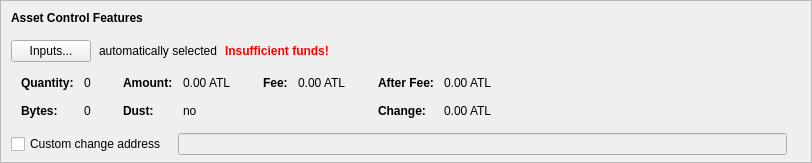
    <widget class="QFrame" name="frameAssetControl">
     <property name="sizePolicy">
      <sizepolicy hsizetype="Expanding" vsizetype="Expanding">
       <horstretch>0</horstretch>
       <verstretch>0</verstretch>
      </sizepolicy>
     </property>
     <property name="maximumSize">
      <size>
       <width>16777215</width>
       <height>16777215</height>
      </size>
     </property>
     <property name="frameShape">
      <enum>QFrame::StyledPanel</enum>
     </property>
     <property name="frameShadow">
      <enum>QFrame::Sunken</enum>
     </property>
     <layout class="QVBoxLayout" name="verticalLayoutAssetControl2">
      <property name="spacing">
       <number>0</number>
      </property>
      <property name="leftMargin">
       <number>0</number>
      </property>
      <property name="topMargin">
       <number>0</number>
      </property>
      <property name="rightMargin">
       <number>0</number>
      </property>
      <property name="bottomMargin">
       <number>6</number>
      </property>
      <item>
       <layout class="QVBoxLayout" name="verticalLayoutAssetControl" stretch="0,0,0,0,1">
        <property name="spacing">
         <number>0</number>
        </property>
        <property name="leftMargin">
         <number>10</number>
        </property>
        <property name="topMargin">
         <number>10</number>
        </property>
        <item>
         <layout class="QHBoxLayout" name="horizontalLayoutAssetControl1">
          <property name="bottomMargin">
           <number>15</number>
          </property>
          <item>
           <widget class="QLabel" name="labelAssetControlFeatures">
            <property name="sizePolicy">
             <sizepolicy hsizetype="Preferred" vsizetype="Maximum">
              <horstretch>0</horstretch>
              <verstretch>0</verstretch>
             </sizepolicy>
            </property>
            <property name="font">
             <font>
              <weight>75</weight>
              <bold>true</bold>
             </font>
            </property>
            <property name="styleSheet">
             <string notr="true">font-weight:bold;</string>
            </property>
            <property name="text">
             <string>Asset Control Features</string>
            </property>
           </widget>
          </item>
         </layout>
        </item>
        <item>
         <layout class="QHBoxLayout" name="horizontalLayoutAssetControl2" stretch="0,0,0,0">
          <property name="spacing">
           <number>8</number>
          </property>
          <property name="bottomMargin">
           <number>10</number>
          </property>
          <item>
           <widget class="QPushButton" name="pushButtonAssetControl">
            <property name="styleSheet">
             <string notr="true"/>
            </property>
            <property name="text">
             <string>Inputs...</string>
            </property>
            <property name="autoDefault">
             <bool>false</bool>
            </property>
           </widget>
          </item>
          <item>
           <widget class="QLabel" name="labelAssetControlAutomaticallySelected">
            <property name="text">
             <string>automatically selected</string>
            </property>
            <property name="margin">
             <number>5</number>
            </property>
           </widget>
          </item>
          <item>
           <widget class="QLabel" name="labelAssetControlInsuffFunds">
            <property name="font">
             <font>
              <weight>75</weight>
              <bold>true</bold>
             </font>
            </property>
            <property name="styleSheet">
             <string notr="true">color:red;font-weight:bold;</string>
            </property>
            <property name="text">
             <string>Insufficient funds!</string>
            </property>
            <property name="margin">
             <number>5</number>
            </property>
           </widget>
          </item>
          <item>
           <spacer name="horizontalSpacerAssetControl">
            <property name="orientation">
             <enum>Qt::Horizontal</enum>
            </property>
            <property name="sizeHint" stdset="0">
             <size>
              <width>40</width>
              <height>1</height>
             </size>
            </property>
           </spacer>
          </item>
         </layout>
        </item>
        <item>
         <widget class="QWidget" name="widgetAssetControl" native="true">
          <property name="sizePolicy">
           <sizepolicy hsizetype="Preferred" vsizetype="Preferred">
            <horstretch>0</horstretch>
            <verstretch>0</verstretch>
           </sizepolicy>
          </property>
          <property name="minimumSize">
           <size>
            <width>0</width>
            <height>0</height>
           </size>
          </property>
          <property name="styleSheet">
           <string notr="true"/>
          </property>
          <layout class="QHBoxLayout" name="horizontalLayoutAssetControl5">
           <property name="leftMargin">
            <number>0</number>
           </property>
           <property name="topMargin">
            <number>0</number>
           </property>
           <property name="rightMargin">
            <number>0</number>
           </property>
           <property name="bottomMargin">
            <number>0</number>
           </property>
           <item>
            <layout class="QHBoxLayout" name="horizontalLayoutAssetControl3" stretch="0,0,0,1">
             <property name="spacing">
              <number>20</number>
             </property>
             <property name="topMargin">
              <number>0</number>
             </property>
             <property name="bottomMargin">
              <number>10</number>
             </property>
             <item>
              <layout class="QFormLayout" name="formLayoutAssetControl1">
               <property name="horizontalSpacing">
                <number>10</number>
               </property>
               <property name="verticalSpacing">
                <number>14</number>
               </property>
               <property name="leftMargin">
                <number>10</number>
               </property>
               <property name="topMargin">
                <number>4</number>
               </property>
               <property name="rightMargin">
                <number>6</number>
               </property>
               <item row="0" column="0">
                <widget class="QLabel" name="labelAssetControlQuantityText">
                 <property name="font">
                  <font>
                   <weight>75</weight>
                   <bold>true</bold>
                  </font>
                 </property>
                 <property name="text">
                  <string>Quantity:</string>
                 </property>
                 <property name="margin">
                  <number>0</number>
                 </property>
                </widget>
               </item>
               <item row="0" column="1">
                <widget class="QLabel" name="labelAssetControlQuantity">
                 <property name="cursor">
                  <cursorShape>IBeamCursor</cursorShape>
                 </property>
                 <property name="contextMenuPolicy">
                  <enum>Qt::ActionsContextMenu</enum>
                 </property>
                 <property name="text">
                  <string notr="true">0</string>
                 </property>
                 <property name="margin">
                  <number>0</number>
                 </property>
                 <property name="textInteractionFlags">
                  <set>Qt::LinksAccessibleByMouse|Qt::TextSelectableByKeyboard|Qt::TextSelectableByMouse</set>
                 </property>
                </widget>
               </item>
               <item row="1" column="0">
                <widget class="QLabel" name="labelAssetControlBytesText">
                 <property name="font">
                  <font>
                   <weight>75</weight>
                   <bold>true</bold>
                  </font>
                 </property>
                 <property name="text">
                  <string>Bytes:</string>
                 </property>
                </widget>
               </item>
               <item row="1" column="1">
                <widget class="QLabel" name="labelAssetControlBytes">
                 <property name="cursor">
                  <cursorShape>IBeamCursor</cursorShape>
                 </property>
                 <property name="contextMenuPolicy">
                  <enum>Qt::ActionsContextMenu</enum>
                 </property>
                 <property name="text">
                  <string notr="true">0</string>
                 </property>
                 <property name="textInteractionFlags">
                  <set>Qt::LinksAccessibleByMouse|Qt::TextSelectableByKeyboard|Qt::TextSelectableByMouse</set>
                 </property>
                </widget>
               </item>
              </layout>
             </item>
             <item>
              <layout class="QFormLayout" name="formLayoutAssetControl2">
               <property name="horizontalSpacing">
                <number>10</number>
               </property>
               <property name="verticalSpacing">
                <number>14</number>
               </property>
               <property name="leftMargin">
                <number>6</number>
               </property>
               <property name="topMargin">
                <number>4</number>
               </property>
               <property name="rightMargin">
                <number>6</number>
               </property>
               <item row="0" column="0">
                <widget class="QLabel" name="labelAssetControlAmountText">
                 <property name="font">
                  <font>
                   <weight>75</weight>
                   <bold>true</bold>
                  </font>
                 </property>
                 <property name="text">
                  <string>Amount:</string>
                 </property>
                 <property name="margin">
                  <number>0</number>
                 </property>
                </widget>
               </item>
               <item row="0" column="1">
                <widget class="QLabel" name="labelAssetControlAmount">
                 <property name="cursor">
                  <cursorShape>IBeamCursor</cursorShape>
                 </property>
                 <property name="contextMenuPolicy">
                  <enum>Qt::ActionsContextMenu</enum>
                 </property>
                 <property name="text">
                  <string notr="true">0.00 ATL</string>
                 </property>
                 <property name="textInteractionFlags">
                  <set>Qt::LinksAccessibleByMouse|Qt::TextSelectableByKeyboard|Qt::TextSelectableByMouse</set>
                 </property>
                </widget>
               </item>
               <item row="1" column="0">
                <widget class="QLabel" name="labelAssetControlLowOutputText">
                 <property name="font">
                  <font>
                   <weight>75</weight>
                   <bold>true</bold>
                  </font>
                 </property>
                 <property name="text">
                  <string>Dust:</string>
                 </property>
                </widget>
               </item>
               <item row="1" column="1">
                <widget class="QLabel" name="labelAssetControlLowOutput">
                 <property name="cursor">
                  <cursorShape>IBeamCursor</cursorShape>
                 </property>
                 <property name="contextMenuPolicy">
                  <enum>Qt::ActionsContextMenu</enum>
                 </property>
                 <property name="text">
                  <string notr="true">no</string>
                 </property>
                 <property name="textInteractionFlags">
                  <set>Qt::LinksAccessibleByMouse|Qt::TextSelectableByKeyboard|Qt::TextSelectableByMouse</set>
                 </property>
                </widget>
               </item>
              </layout>
             </item>
             <item>
              <layout class="QFormLayout" name="formLayoutAssetControl3">
               <property name="horizontalSpacing">
                <number>10</number>
               </property>
               <property name="verticalSpacing">
                <number>14</number>
               </property>
               <property name="leftMargin">
                <number>6</number>
               </property>
               <property name="topMargin">
                <number>4</number>
               </property>
               <property name="rightMargin">
                <number>6</number>
               </property>
               <item row="0" column="0">
                <widget class="QLabel" name="labelAssetControlFeeText">
                 <property name="font">
                  <font>
                   <weight>75</weight>
                   <bold>true</bold>
                  </font>
                 </property>
                 <property name="text">
                  <string>Fee:</string>
                 </property>
                 <property name="margin">
                  <number>0</number>
                 </property>
                </widget>
               </item>
               <item row="0" column="1">
                <widget class="QLabel" name="labelAssetControlFee">
                 <property name="cursor">
                  <cursorShape>IBeamCursor</cursorShape>
                 </property>
                 <property name="contextMenuPolicy">
                  <enum>Qt::ActionsContextMenu</enum>
                 </property>
                 <property name="text">
                  <string notr="true">0.00 ATL</string>
                 </property>
                 <property name="textInteractionFlags">
                  <set>Qt::LinksAccessibleByMouse|Qt::TextSelectableByKeyboard|Qt::TextSelectableByMouse</set>
                 </property>
                </widget>
               </item>
              </layout>
             </item>
             <item>
              <layout class="QFormLayout" name="formLayoutAssetControl4">
               <property name="horizontalSpacing">
                <number>10</number>
               </property>
               <property name="verticalSpacing">
                <number>14</number>
               </property>
               <property name="leftMargin">
                <number>6</number>
               </property>
               <property name="topMargin">
                <number>4</number>
               </property>
               <property name="rightMargin">
                <number>6</number>
               </property>
               <item row="0" column="0">
                <widget class="QLabel" name="labelAssetControlAfterFeeText">
                 <property name="font">
                  <font>
                   <weight>75</weight>
                   <bold>true</bold>
                  </font>
                 </property>
                 <property name="text">
                  <string>After Fee:</string>
                 </property>
                 <property name="margin">
                  <number>0</number>
                 </property>
                </widget>
               </item>
               <item row="0" column="1">
                <widget class="QLabel" name="labelAssetControlAfterFee">
                 <property name="cursor">
                  <cursorShape>IBeamCursor</cursorShape>
                 </property>
                 <property name="contextMenuPolicy">
                  <enum>Qt::ActionsContextMenu</enum>
                 </property>
                 <property name="text">
                  <string notr="true">0.00 ATL</string>
                 </property>
                 <property name="textInteractionFlags">
                  <set>Qt::LinksAccessibleByMouse|Qt::TextSelectableByKeyboard|Qt::TextSelectableByMouse</set>
                 </property>
                </widget>
               </item>
               <item row="1" column="0">
                <widget class="QLabel" name="labelAssetControlChangeText">
                 <property name="font">
                  <font>
                   <weight>75</weight>
                   <bold>true</bold>
                  </font>
                 </property>
                 <property name="text">
                  <string>Change:</string>
                 </property>
                </widget>
               </item>
               <item row="1" column="1">
                <widget class="QLabel" name="labelAssetControlChange">
                 <property name="cursor">
                  <cursorShape>IBeamCursor</cursorShape>
                 </property>
                 <property name="contextMenuPolicy">
                  <enum>Qt::ActionsContextMenu</enum>
                 </property>
                 <property name="text">
                  <string notr="true">0.00 ATL</string>
                 </property>
                 <property name="textInteractionFlags">
                  <set>Qt::LinksAccessibleByMouse|Qt::TextSelectableByKeyboard|Qt::TextSelectableByMouse</set>
                 </property>
                </widget>
               </item>
              </layout>
             </item>
            </layout>
           </item>
          </layout>
         </widget>
        </item>
        <item>
         <layout class="QHBoxLayout" name="horizontalLayoutAssetControl4" stretch="0,0,0">
          <property name="spacing">
           <number>12</number>
          </property>
          <property name="sizeConstraint">
           <enum>QLayout::SetDefaultConstraint</enum>
          </property>
          <property name="topMargin">
           <number>5</number>
          </property>
          <property name="rightMargin">
           <number>5</number>
          </property>
          <item>
           <widget class="QCheckBox" name="checkBoxAssetControlChange">
            <property name="toolTip">
             <string>If this is activated, but the change address is empty or invalid, change will be sent to a newly generated address.</string>
            </property>
            <property name="text">
             <string>Custom change address</string>
            </property>
           </widget>
          </item>
          <item>
           <widget class="QValidatedLineEdit" name="lineEditAssetControlChange">
            <property name="enabled">
             <bool>false</bool>
            </property>
            <property name="sizePolicy">
             <sizepolicy hsizetype="Expanding" vsizetype="Fixed">
              <horstretch>0</horstretch>
              <verstretch>0</verstretch>
             </sizepolicy>
            </property>
           </widget>
          </item>
          <item>
           <widget class="QLabel" name="labelAssetControlChangeLabel">
            <property name="sizePolicy">
             <sizepolicy hsizetype="Preferred" vsizetype="Expanding">
              <horstretch>0</horstretch>
              <verstretch>0</verstretch>
             </sizepolicy>
            </property>
            <property name="minimumSize">
             <size>
              <width>0</width>
              <height>0</height>
             </size>
            </property>
            <property name="text">
             <string/>
            </property>
            <property name="margin">
             <number>3</number>
            </property>
           </widget>
          </item>
         </layout>
        </item>
        <item>
         <spacer name="verticalSpacerAssetControl">
          <property name="orientation">
           <enum>Qt::Vertical</enum>
          </property>
          <property name="sizeHint" stdset="0">
           <size>
            <width>800</width>
            <height>1</height>
           </size>
          </property>
         </spacer>
        </item>
       </layout>
      </item>
     </layout>
    </widget>
